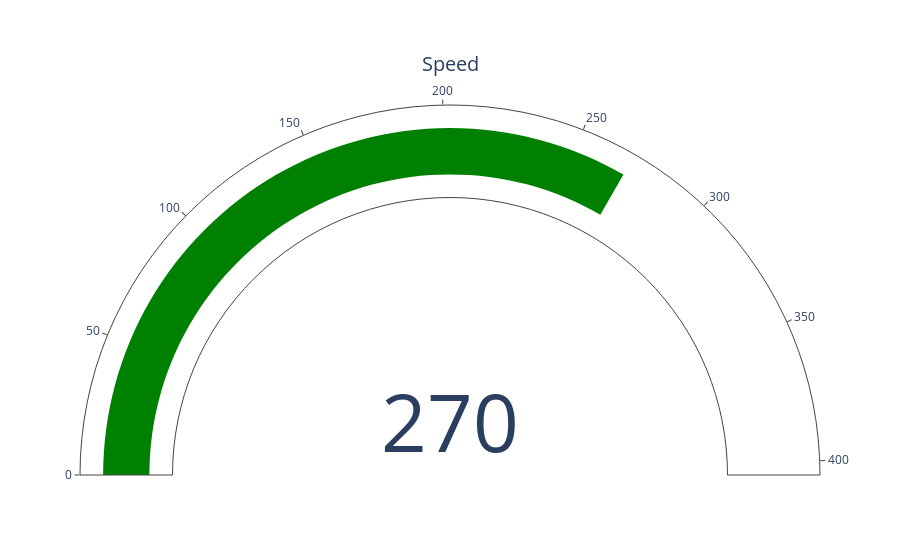

Here is the notebook cell this chart was saved with:
### Code cell
import plotly.graph_objects as go

fig = go.Figure(go.Indicator(
    mode = "gauge+number",
    value = 270,
    domain = {'x': [0, 1], 'y': [0, 1]},
    title = {'text': "Speed"}))

fig.show()

### Figure 1 — Plotly figure (JSON) as saved in the notebook; plotly's stock layout.template omitted (floating-point values rounded to 4 significant figures)
{"data": [{"domain": {"x": [0, 1], "y": [0, 1]}, "mode": "gauge+number", "title": {"text": "Speed"}, "type": "indicator", "value": 270}], "layout": {}}
